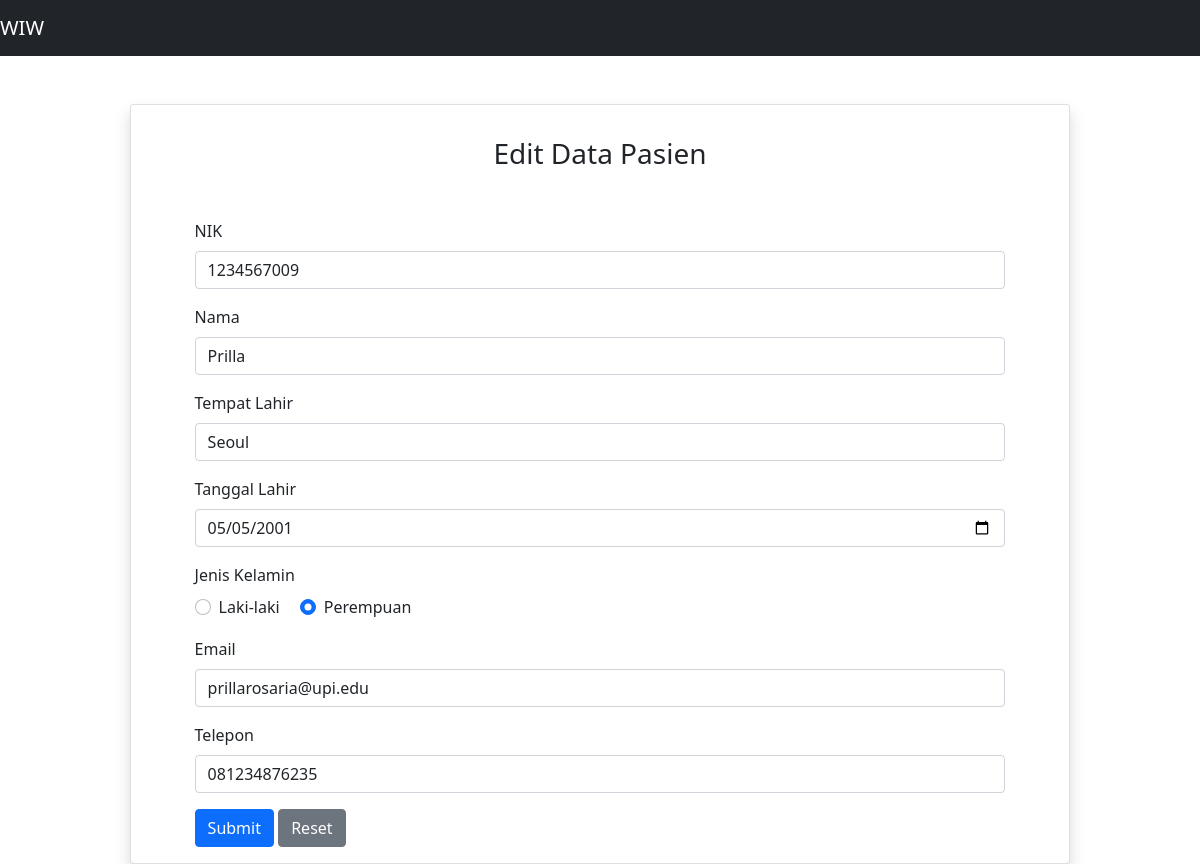
Page /source_code/MVP-01/index.php?id_edit=6 on the committed database.
### tables this page shows
CREATE TABLE `pasien` (
  `id` int(11) NOT NULL,
  `nik` varchar(100) NOT NULL,
  `nama` varchar(100) NOT NULL,
  `tempat` varchar(100) NOT NULL,
  `tl` varchar(100) NOT NULL,
  `gender` varchar(10) NOT NULL,
  `email` varchar(100) NOT NULL,
  `telp` varchar(100) NOT NULL
);

### source_code/MVP-01/model/DB.class.php (called while the page is built, shortened)
<?php
class DB
{
	var $db_host = '';
	var $db_user = '';
	var $db_password = '';
	var $db_name = '';
	var $db_link = '';
	function __construct($db_host = '', $db_user = '', $db_password = '', $db_name = '')
	{
		$this->db_host = $db_host;
		$this->db_user = $db_user;
		$this->db_password = $db_password;
		$this->db_name = $db_name;
	}
	function open()
	{
		$this->db_link = mysqli_connect($this->db_host, $this->db_user, $this->db_password, $this->db_name);
	}
	function execute($query = "")
	{
		$this->result = mysqli_query($this->db_link, $query);
		return $this->result;
	}
}

### source_code/MVP-01/model/TabelPasien.class.php (called while the page is built, shortened)
<?php
class TabelPasien extends DB
{
	function getPasienById($id)
    {
        $query = "SELECT * FROM pasien WHERE id='$id'";
        return $this->execute($query);
    }
}

### source_code/MVP-01/presenter/ProsesPasien.php (called while the page is built, shortened)
<?php
class ProsesPasien implements KontrakPasienPresenter
{
	private $tabelpasien;
	function __construct()
	{
		try {
			$db_host = "localhost";
			$db_user = "root";
			$db_password = "";
			$db_name = "pasien";
			$this->tabelpasien = new TabelPasien($db_host, $db_user, $db_password, $db_name);
		} catch (Exception $e) {
			echo "wiw error" . $e->getMessage();
		}
	}
	function getDataPasienById($id) {
		try {
			$this->tabelpasien->open();
			$this->tabelpasien->getPasienById($id);
		} catch (Exception $e) {
			echo "wiw error part 6" . $e->getMessage();
		}
	}
}

### source_code/MVP-01/view/TampilPasien.php (called while the page is built, shortened)
<?php
include_once("presenter/ProsesPasien.php");
class TampilPasien implements KontrakPasienView
{
	private $prosespasien;
	function __construct()
	{
		$this->prosespasien = new ProsesPasien();
	}
	function tampil_form_edit($id) {
		$this->prosespasien->getDataPasienById($id);
	}
}

### source_code/MVP-01/model/Template.class.php (the view, shortened to what this page needs)
<?php
class Template{
	var $content = '';
	function __construct($filename = ''){
		$this->content = implode('', @file($filename));
	}
	function clear(){
		$this->content = preg_replace("/DATA_[A-Z|_|0-9]+/", "", $this->content);
	}
	function write(){
		print $this->content;
	}
	function replace($old = '', $new = ''){
		if(is_int($new)){
			$value = sprintf("%d", $new);
		}elseif(is_float($new)){
			$value = sprintf("%f", $new);
		}elseif(is_array($new)){
			$value = '';
			foreach( $new as $item){
				$value .= $item. '';
			}
		}else{
			$value = $new;
		}
		$this->content = preg_replace("/$old/",  $value, $this->content);
	}
}

### rows in the picture
pasien: nik "1234567009", nama "Prilla", tempat "Seoul", tl "05/05/2001", gender "☐ ☑", email "prillarosaria@upi.edu", telp "081234876235"
